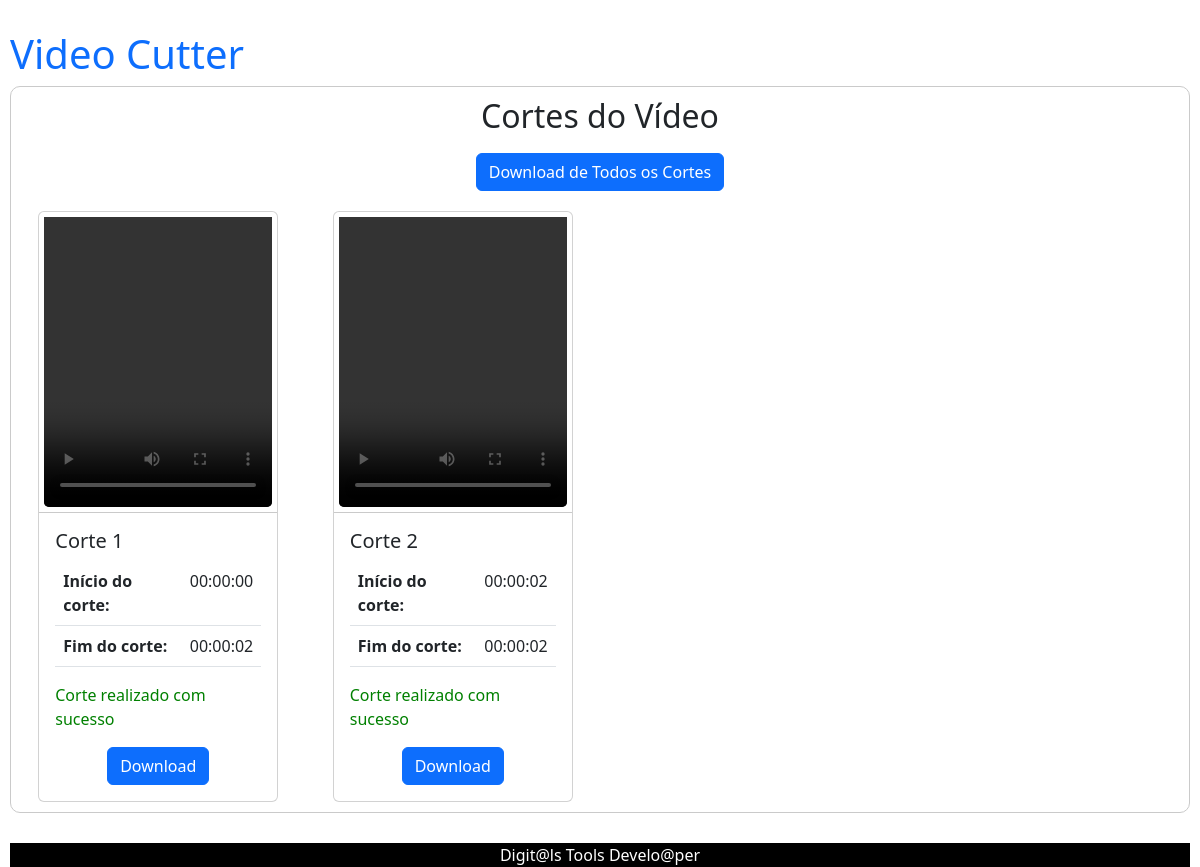
/results/, run on an earlier commit of the app's database.
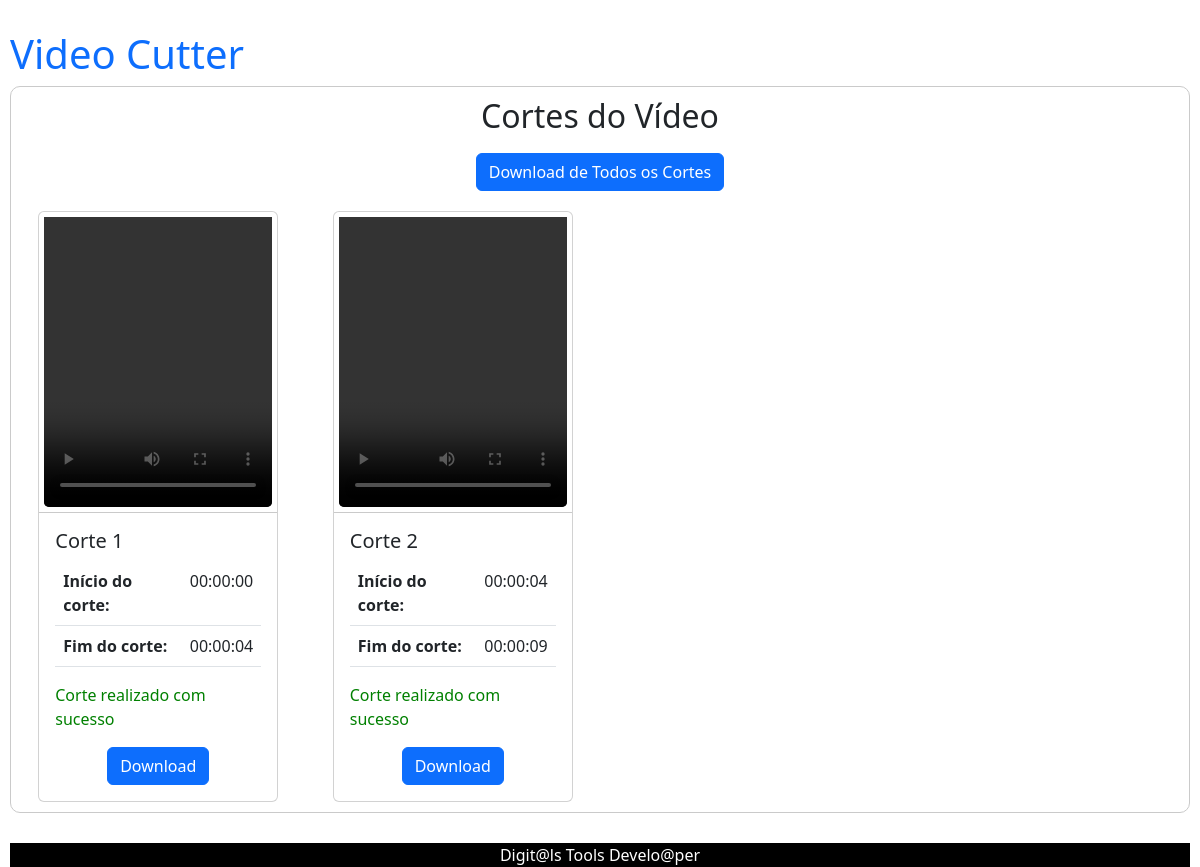
And on a later commit of the database.
### video_cutter_app/models.py (models this page shows)
class VideoCut(models.Model):
    video = models.ForeignKey('Video', on_delete=models.CASCADE)
    start_time = models.CharField(max_length=8)  # HH:MM:SS
    end_time = models.CharField(max_length=8)  # HH:MM:SS
    video_path = video_path = models.FileField(upload_to='videos/')  # Caminho para o arquivo de v�deo no sistema de arquivos

### video_cutter_app/views.py (the view)
# urls.py: path('results/', views.results, name="results"),
def results(request):
    video_original = Video.objects.last()
    cuts = VideoCut.objects.filter(video=video_original)
    context = {
        'video': video_original,
        'cuts': cuts,
    }
    return render(request, 'video_cutter_app/results.html', context)

### video_cutter_app/templates/video_cutter_app/results.html (shortened to what this page needs)
{% extends "video_cutter_app/base.html" %}
{% block content %}
<div class="body-results">
    <div class="row results-cards">
        <div class="results-title">
            <h2>Cortes do Vídeo</h2>
        </div>
         <div class="col-md-12" style="margin-bottom: 20px;">
            <div class="text-center">
                <a href="{% url 'download_all_cuts' %}" class="btn btn-primary">Download de Todos os Cortes</a>
            </div>
        </div>
        {% for cut in cuts %}
        <div class="col-md-3 {% if 'Mobile' in request.META.HTTP_USER_AGENT %}col-sm-6{% endif %} cards-items ">
            <div class="card ">
                <div class="card-media">
                    {% if cut.video_path == "Intervalo inválido" %}
                    <i class="fas fa-exclamation-triangle fa-5x text-danger card-img-top"></i>
                    {% else %}
                    <video class="card-img-top" controls width="286" height="180" loading="lazy">
                        <source src="{{ cut.video_path.url }}" type="{{ cut.video_path.content_type }}">
                    </video>
                    {% endif %}
                </div>
                <div class="card-body card-result">
                    <h5 class="card-title">Corte {{ forloop.counter }}</h5>
                    <table class="table" >
                        <tbody style="width: 100%;">
                            <tr>
                                <th>Início do corte:</th>
                                <td>{{ cut.start_time }}</td>
                            </tr>
                            <tr>
                                <th>Fim do corte:</th>
                                <td>{{ cut.end_time }}</td>
                            </tr>
                        </tbody>
                    </table>
                    {% if cut.video_path == "Intervalo inválido" %}
                    <p class="card-text intervalo-invalido">Intervalo de corte inválido</p>
                    {% else %}
                    <p class="card-text cut-success">Corte realizado com sucesso</p>
                    <div class="div-btn-dowload-cut">
                        <a href="{{ cut.video_path.url }}" download="corte_{{ forloop.counter }}.mp4"
                            class="btn btn-primary ">Download</a>
                    </div>
                    {% endif %}
                </div>
            </div>
        </div>
        {% endfor %}
    </div>
</div>
{% endblock %}

What changed in the data, as far as the page shows it:
removed VideoCut: start_time "00:00:00", end_time "00:00:02"
removed VideoCut: start_time "00:00:02", end_time "00:00:02"
added VideoCut: start_time "00:00:00", end_time "00:00:04"
added VideoCut: start_time "00:00:04", end_time "00:00:09"
